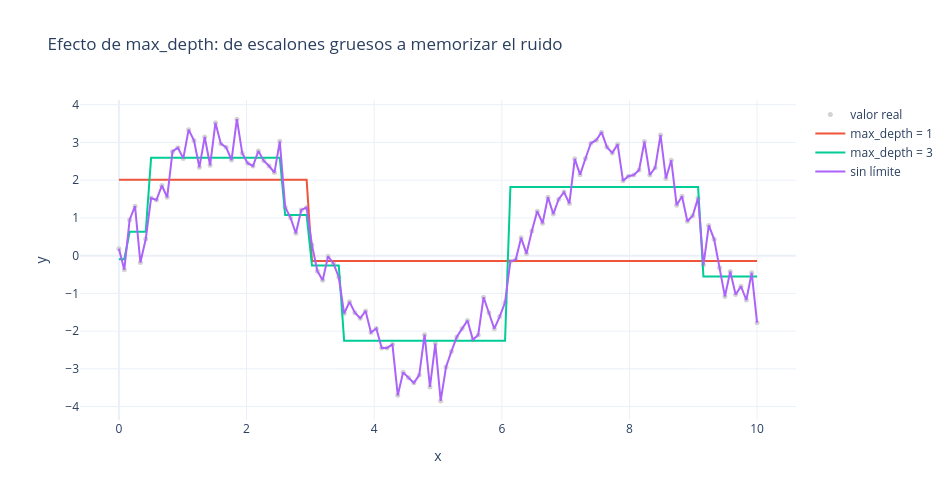

Notebook code for this chart:
### Markdown cell above
## 3. El problema de los árboles: sobreajustan con facilidad

Si lo dejas crecer sin límite, el árbol seguirá partiendo hasta que **cada hoja tenga un solo caso**. En entrenamiento acierta todo; en datos nuevos, falla. Es el sobreajuste en su forma más visible.

### Code cell
import numpy as np
import plotly.express as px
from sklearn.tree import DecisionTreeRegressor

rng = np.random.default_rng(42)
x = np.linspace(0, 10, 120)
y = np.sin(x) * 3 + rng.normal(0, 0.6, 120)

datos = {'x': x, 'valor real': y}
for d in (1, 3, None):
    etiqueta = f'max_depth = {d}' if d else 'sin límite'
    datos[etiqueta] = DecisionTreeRegressor(max_depth=d, random_state=42).fit(x.reshape(-1, 1), y).predict(x.reshape(-1, 1))

fig = px.line(datos, x='x', y=[c for c in datos if c != 'x'],
              title='Efecto de max_depth: de escalones gruesos a memorizar el ruido',
              template='plotly_white', labels={'value': 'y', 'variable': ''})
fig.update_traces(selector={'name': 'valor real'}, mode='markers', marker=dict(size=5, color='lightgray'))
fig.update_layout(width=950, height=500)
fig.show()
